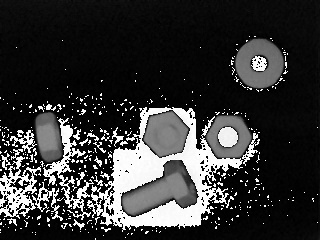
#> input picture 1. Object Detection/4. AOI, Segmentation and Scanning/4.3 Preprocessing - Simple Thresholding/BackgroundS.jpg, 320 x 240 px
$ python 4.3.1.py
#> lines starting #> are read from the running program, lines starting #| are printed output that depends on the picture; after the words box and inside, x2 and y2 are one past the last pixel; in counts of white or black regions, pixels touching at a corner belong together
import numpy as np
import cv2

# read images
auxS = cv2.imread("BackgroundS.jpg", 0)
#> auxS is the input picture: shape (240, 320); min 0, max 255, mean 53.3
auxB = cv2.imread("BackgroundB.jpg", 0)
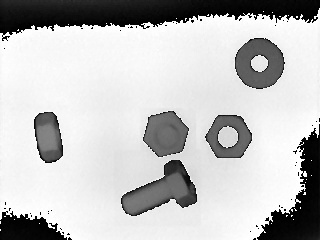
#> input picture 1. Object Detection/4. AOI, Segmentation and Scanning/4.3 Preprocessing - Simple Thresholding/BackgroundB.jpg, 320 x 240 px
#> auxB is the input picture: shape (240, 320); min 0, max 255, mean 191

# create windows
cv2.namedWindow("BackgroundS",cv2.WINDOW_NORMAL)
cv2.namedWindow("BackgroundB",cv2.WINDOW_NORMAL)
cv2.namedWindow("ThreshS",cv2.WINDOW_NORMAL)
cv2.namedWindow("ThreshB",cv2.WINDOW_NORMAL)

# Dilate the edges
kernel = np.ones((3,3),'uint8')
imgS_DILATE = cv2.dilate(auxS, kernel, iterations=1)
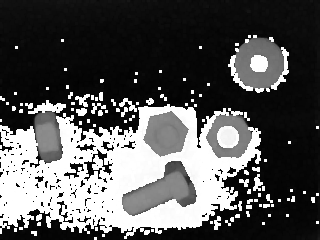
#> imgS_DILATE: shape (240, 320); min 0, max 255, mean 86.8
imgB_DILATE = cv2.dilate(auxB, kernel, iterations=1)
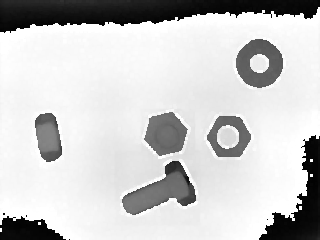
#> imgB_DILATE: shape (240, 320); min 1, max 255, mean 201.5

# Binarize image for segment
ret, thresh_basic_auxS = cv2.threshold(imgS_DILATE,200,255,cv2.THRESH_BINARY_INV)
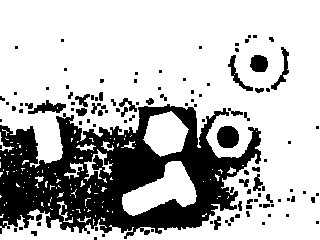
#> thresh_basic_auxS: shape (240, 320); 72.3% white; 111 black regions (76 under 20 px), largest, box (x1, y1, x2, y2) and area: (0, 104, 261, 239) 17920, (217, 126, 239, 148) 401, (28, 100, 66, 114) 255
ret, thresh_basic_auxB = cv2.threshold(imgB_DILATE,200,255,cv2.THRESH_BINARY_INV)
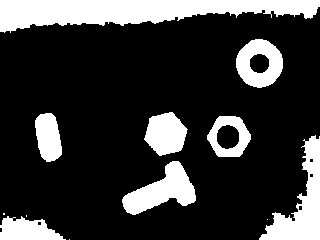
#> thresh_basic_auxB: shape (240, 320); 21.9% white; 12 white regions (4 under 20 px), largest, box (x1, y1, x2, y2) and area: (0, 0, 320, 33) 6436, (259, 135, 320, 240) 2533, (122, 161, 196, 215) 1955

# Show images
cv2.imshow("BackgroundS", auxS)
cv2.imshow("BackgroundB", auxB)
cv2.imshow("ThreshB", thresh_basic_auxS)
cv2.imshow("ThreshS", thresh_basic_auxB)

# Write images
cv2.imwrite("ThreshS.jpg", thresh_basic_auxS)
cv2.imwrite("ThreshB.jpg", thresh_basic_auxB)

# wait key function
cv2.waitKey(0)

# destroys all windows
cv2.destroyAllWindows()
